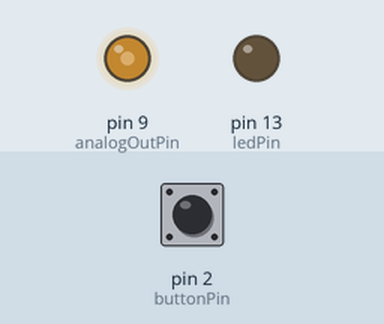
A sketch run on a simulated Arduino Uno, built with avr-gcc and run on an emulated ATmega328P. Shown: output pins drawn as LEDs (lit = HIGH). The inputs (shaded band) are chosen by the test bench; at power-on: pin 2 (buttonPin) LOW.

Above: at 1.2 s.
1.3 s: pin 2 (buttonPin) pulled HIGH for 1 s
At 1.65 s:
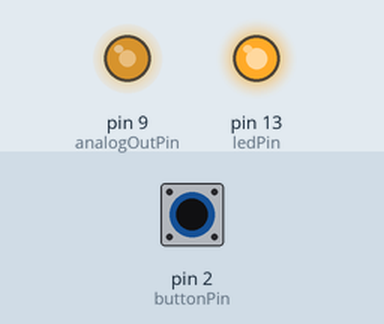
4.3 s: pin 2 (buttonPin) pulled HIGH for 3.2 s
At 4.65 s:
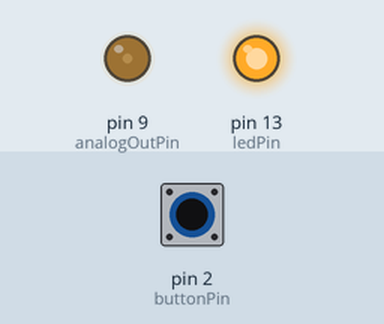
9.0 s: pin 2 (buttonPin) pulled HIGH for 0.15 s
At 9.77 s:
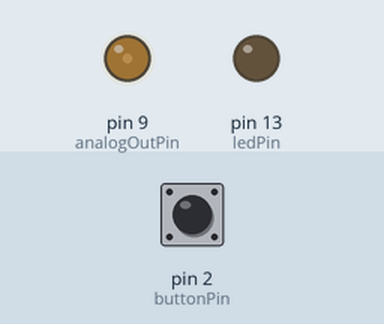
Timing chart, 0 to 18.0 s (numbered marks = the images above; inputs shaded):
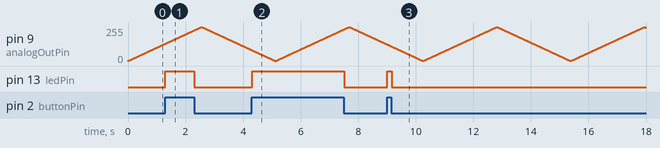

The sketch:

main.ino
```cpp
#include <MIDI.h>

// constants won't change. They're used here to set pin numbers:
const int buttonPin = 2;     // the number of the pushbutton pin
const int ledPin =  13;      // the number of the LED pin

const int analogInPin = A0;  // Analog input pin that the potentiometer is attached to
const int analogOutPin = 9; // Analog output pin that the LED is attached to

int sensorValue = 0;        // value read from the pot
int outputValue = 0;        // value output to the PWM (analog out)

//MIDI_CREATE_DEFAULT_INSTANCE();
// variables will change:
int buttonState = 0;         // variable for reading the pushbutton status
int buttonPS = 0;         // previous state
boolean analogFlag = true;

void setup() {
  //MIDI.begin();
  Serial.begin(115200);
  // initialize the LED pin as an output:
  pinMode(ledPin, OUTPUT);
  // initialize the pushbutton pin as an input:
  pinMode(buttonPin, INPUT);
}

void loop() {
  readButton();
  //readAnalogPot();
  readAnalogPot2();
}

void readAnalogPot2() {
  if(outputValue == 0) {
    analogFlag = true;
  }

  if(outputValue == 256) {
    analogFlag = false;
  }

  if(analogFlag) {
    outputValue++;
  } else {
    outputValue--;
  }
  analogWrite(analogOutPin, outputValue);
  delay(10);
}

void readAnalogPot() {
  sensorValue = analogRead(analogInPin);
  // map it to the range of the analog out:
  outputValue = map(sensorValue, 0, 1023, 0, 255);
  // change the analog out value:
  analogWrite(analogOutPin, outputValue);
}

void readButton() {
    // read the state of the pushbutton value:
  buttonState = digitalRead(buttonPin);
  if(buttonState != buttonPS) {
    // check if the pushbutton is pressed. If it is, the buttonState is HIGH:
    if (buttonState == HIGH) {
      // turn LED on:
      //MIDI.sendNoteOn(60,127,1);
      digitalWrite(ledPin, HIGH);
    } else {
      // turn LED off:
      //MIDI.sendNoteOn(60,0,1);
      digitalWrite(ledPin, LOW);
    }
  }
  buttonPS = buttonState;
}
```

Measured:
- after the input at 1.3 s, pin 13 (ledPin): LOW → HIGH at once, → LOW 1.0 s later
- after the input at 4.3 s, pin 13 (ledPin): LOW → HIGH at once, → LOW 3.2 s later
- after the input at 9.0 s, pin 13 (ledPin): LOW → HIGH at once, → LOW 0.15 s later
